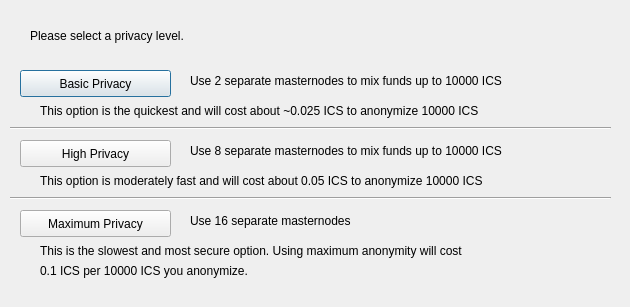
<?xml version="1.0" encoding="UTF-8"?>
<ui version="4.0">
 <class>ObfuscationConfig</class>
 <widget class="QDialog" name="ObfuscationConfig">
  <property name="geometry">
   <rect>
    <x>0</x>
    <y>0</y>
    <width>630</width>
    <height>307</height>
   </rect>
  </property>
  <property name="windowTitle">
   <string>Configure Obfuscation</string>
  </property>
  <widget class="QPushButton" name="buttonBasic">
   <property name="geometry">
    <rect>
     <x>20</x>
     <y>70</y>
     <width>151</width>
     <height>27</height>
    </rect>
   </property>
   <property name="text">
    <string>Basic Privacy</string>
   </property>
  </widget>
  <widget class="QPushButton" name="buttonHigh">
   <property name="geometry">
    <rect>
     <x>20</x>
     <y>140</y>
     <width>151</width>
     <height>27</height>
    </rect>
   </property>
   <property name="text">
    <string>High Privacy</string>
   </property>
  </widget>
  <widget class="QPushButton" name="buttonMax">
   <property name="geometry">
    <rect>
     <x>20</x>
     <y>210</y>
     <width>151</width>
     <height>27</height>
    </rect>
   </property>
   <property name="text">
    <string>Maximum Privacy</string>
   </property>
  </widget>
  <widget class="QLabel" name="label">
   <property name="geometry">
    <rect>
     <x>30</x>
     <y>20</y>
     <width>571</width>
     <height>31</height>
    </rect>
   </property>
   <property name="text">
    <string>Please select a privacy level.</string>
   </property>
  </widget>
  <widget class="QLabel" name="label_2">
   <property name="geometry">
    <rect>
     <x>190</x>
     <y>70</y>
     <width>421</width>
     <height>21</height>
    </rect>
   </property>
   <property name="text">
    <string>Use 2 separate masternodes to mix funds up to 10000 ICS</string>
   </property>
  </widget>
  <widget class="QLabel" name="label_3">
   <property name="geometry">
    <rect>
     <x>190</x>
     <y>140</y>
     <width>411</width>
     <height>21</height>
    </rect>
   </property>
   <property name="text">
    <string>Use 8 separate masternodes to mix funds up to 10000 ICS</string>
   </property>
  </widget>
  <widget class="QLabel" name="label_4">
   <property name="geometry">
    <rect>
     <x>190</x>
     <y>210</y>
     <width>421</width>
     <height>21</height>
    </rect>
   </property>
   <property name="text">
    <string>Use 16 separate masternodes</string>
   </property>
  </widget>
  <widget class="QLabel" name="label_6">
   <property name="geometry">
    <rect>
     <x>40</x>
     <y>100</y>
     <width>561</width>
     <height>21</height>
    </rect>
   </property>
   <property name="text">
    <string>This option is the quickest and will cost about ~0.025 ICS to anonymize 10000 ICS</string>
   </property>
  </widget>
  <widget class="QLabel" name="label_7">
   <property name="geometry">
    <rect>
     <x>40</x>
     <y>170</y>
     <width>561</width>
     <height>21</height>
    </rect>
   </property>
   <property name="text">
    <string>This option is moderately fast and will cost about 0.05 ICS to anonymize 10000 ICS</string>
   </property>
  </widget>
  <widget class="QLabel" name="label_8">
   <property name="geometry">
    <rect>
     <x>40</x>
     <y>240</y>
     <width>561</width>
     <height>21</height>
    </rect>
   </property>
   <property name="text">
    <string>This is the slowest and most secure option. Using maximum anonymity will cost</string>
   </property>
  </widget>
  <widget class="QLabel" name="label_9">
   <property name="geometry">
    <rect>
     <x>40</x>
     <y>260</y>
     <width>561</width>
     <height>21</height>
    </rect>
   </property>
   <property name="text">
    <string>0.1 ICS per 10000 ICS you anonymize.</string>
   </property>
  </widget>
  <widget class="Line" name="line">
   <property name="geometry">
    <rect>
     <x>10</x>
     <y>120</y>
     <width>601</width>
     <height>16</height>
    </rect>
   </property>
   <property name="orientation">
    <enum>Qt::Horizontal</enum>
   </property>
  </widget>
  <widget class="Line" name="line_2">
   <property name="geometry">
    <rect>
     <x>10</x>
     <y>190</y>
     <width>601</width>
     <height>16</height>
    </rect>
   </property>
   <property name="orientation">
    <enum>Qt::Horizontal</enum>
   </property>
  </widget>
 </widget>
 <resources/>
 <connections/>
</ui>
